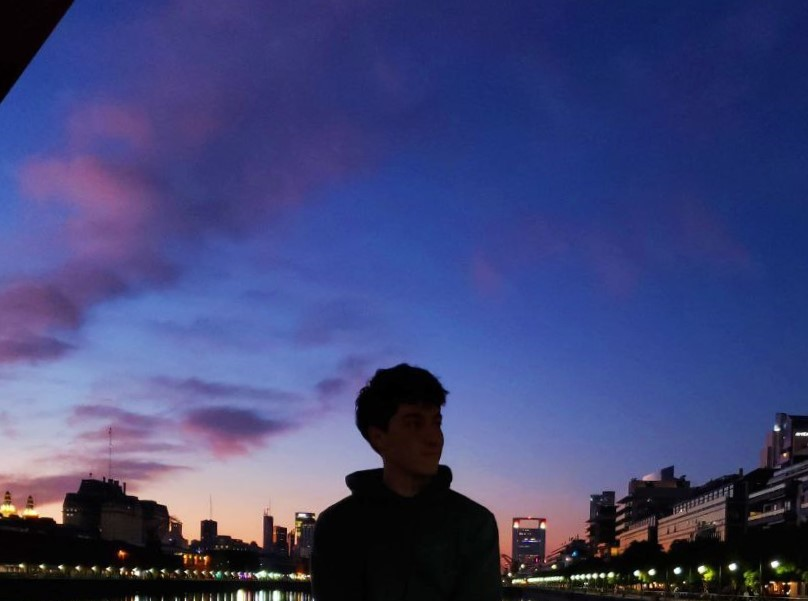
#> input picture data/image4.jpg, 808 x 601 px, found by its file name
$ python bit_plane_image.py
#> lines starting #> are read from the running program, lines starting #| are printed output that depends on the picture
import numpy as np
from PIL import Image

# Cargar imagen RGB
img = Image.open("image4.jpg").convert("RGB")
#> img is the input picture: PIL image 808x601 RGB; mean R, G, B 65, 69.7, 120.5
arr = np.array(img, dtype=np.uint8)

channels = ["R", "G", "B"]

for i, ch in enumerate(channels):
    # Extraer LSB del canal i
    lsb = arr[:, :, i] & 1          # 0 o 1

    # Convertir a imagen visible (0 negro, 255 blanco)
    lsb_img = (lsb * 255).astype(np.uint8)

    # Guardar imagen
    Image.fromarray(lsb_img, mode="L").save(f"bitplane4_{ch}.png")
#> this loop made 3 passes
#> pass 1, `lsb = arr[:, :, i] & 1`:
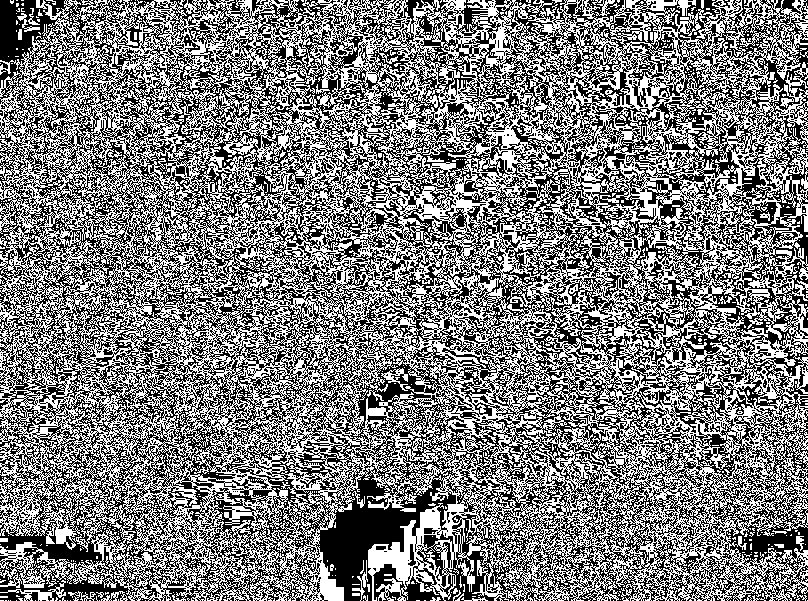
#> lsb: shape (601, 808); values 0 (black) and 1 (white), 49.1% white in thin lines or dots
#> pass 2, `lsb = arr[:, :, i] & 1`:
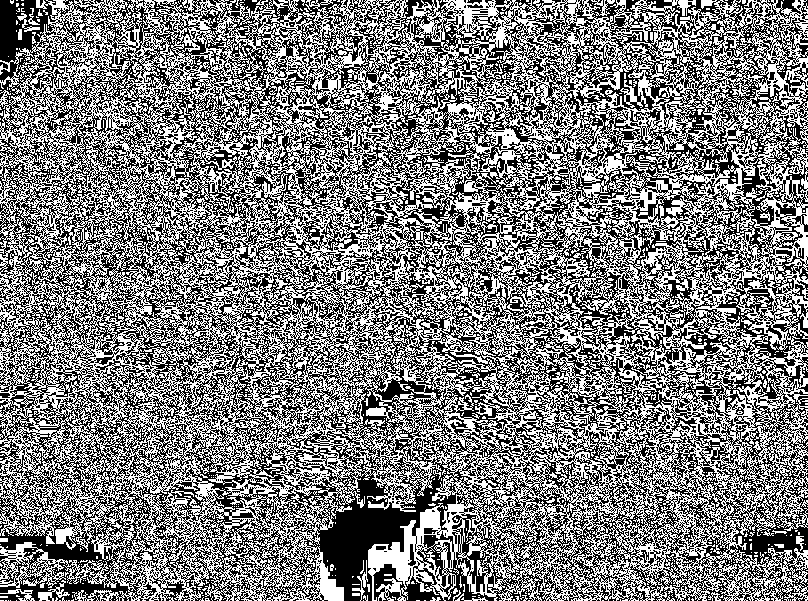
#> lsb: shape (601, 808); values 0 (black) and 1 (white), 49.2% white in thin lines or dots
#> after the loop:
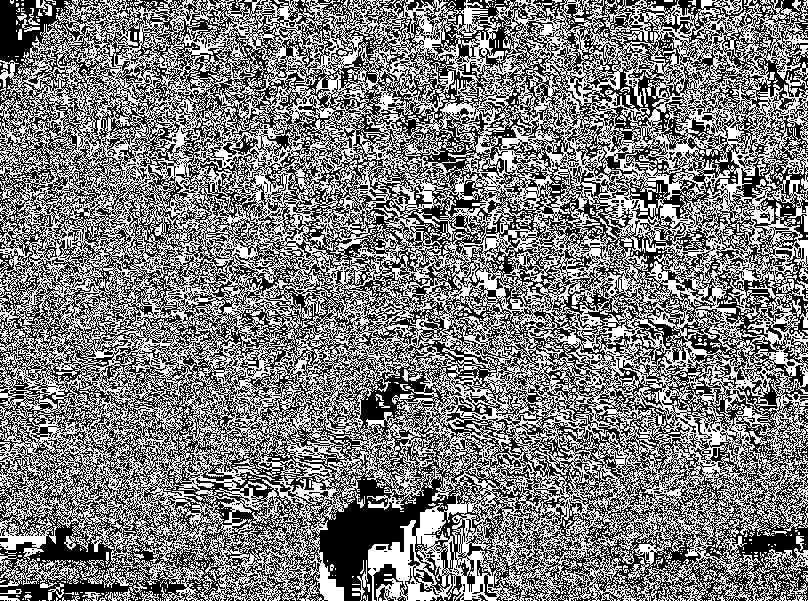
#> lsb_img: shape (601, 808); 48.9% white in thin lines or dots

$ run again, with data/image2.jpg copied over data/image4.jpg
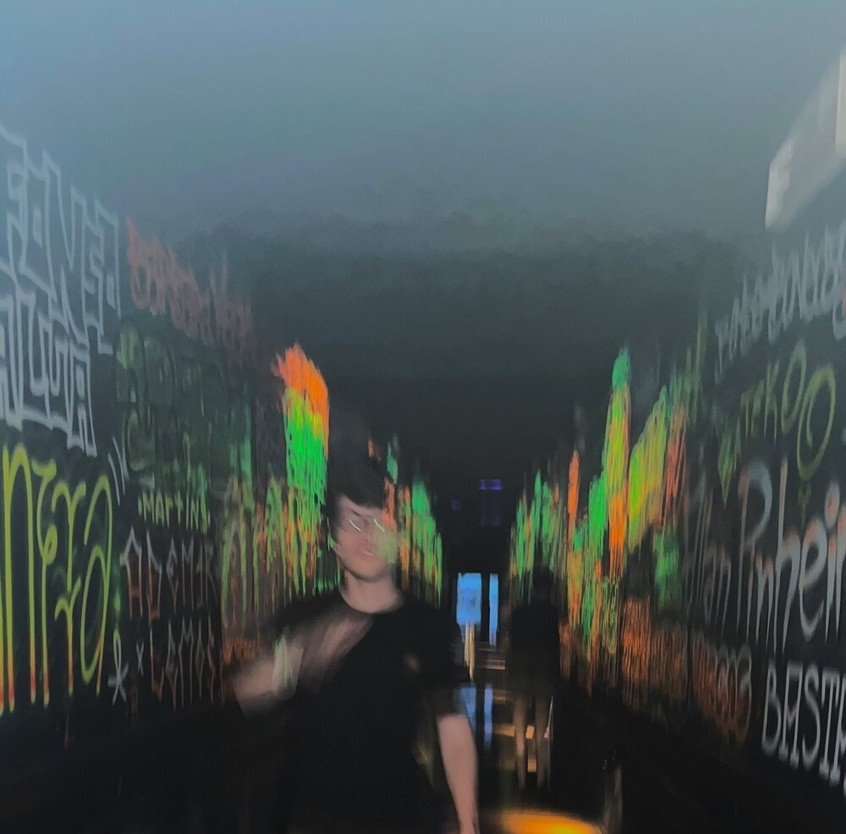
#> input picture data/image2.jpg, 846 x 834 px, shrunk from 1000 x 985 before the run, found by its file name
#> img is the input picture: PIL image 846x834 RGB; mean R, G, B 74.6, 86.1, 86.4
#> the loop `for i, ch in enumerate(channels):` made 3 passes
#> pass 1, `lsb = arr[:, :, i] & 1`:
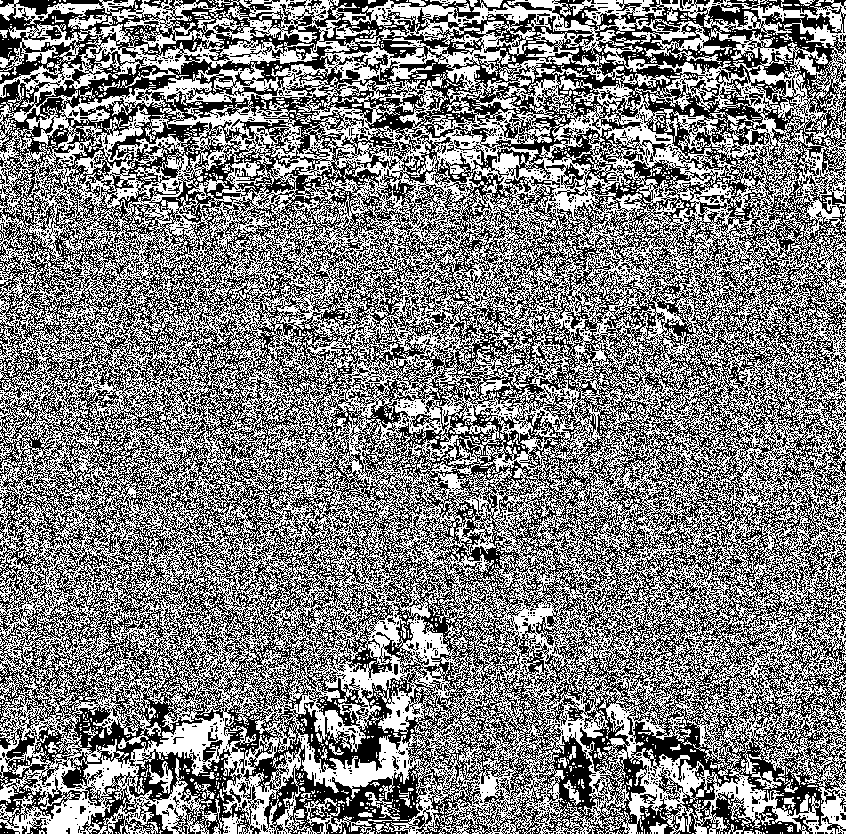
#> lsb: shape (834, 846); values 0 (black) and 1 (white), 50.2% white; black in thin lines or dots
#> after the loop `for i, ch in enumerate(channels):`:
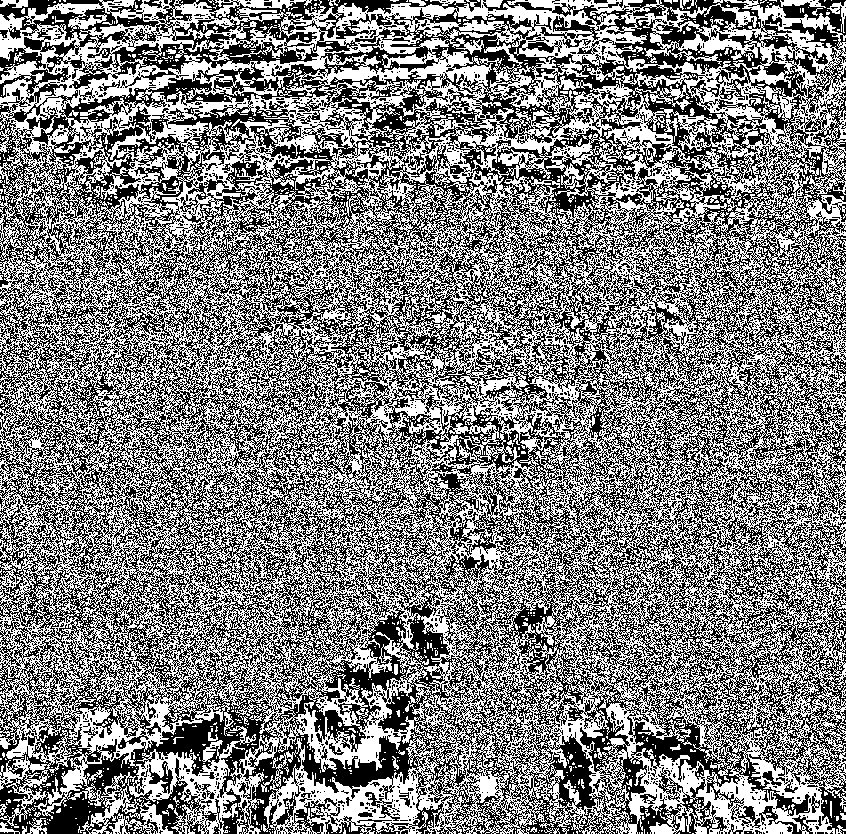
#> lsb_img: shape (834, 846); 50.1% white; black in thin lines or dots

$ run again, with data/image3.png saved as data/image4.jpg
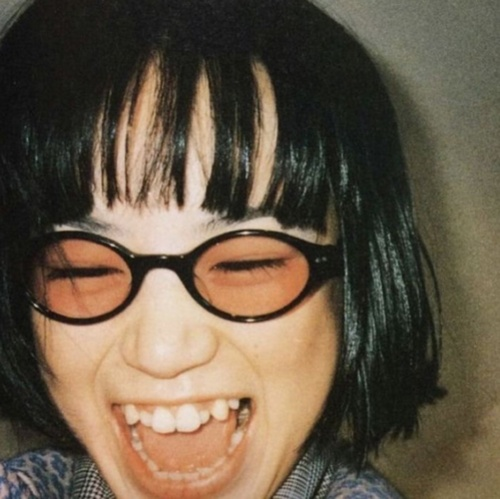
#> input picture data/image3.png, 500 x 499 px, found by its file name
#> img is the input picture: PIL image 500x499 RGB; mean R, G, B 101.5, 87.9, 70.3
#> the loop `for i, ch in enumerate(channels):` made 3 passes
#> pass 1, `lsb = arr[:, :, i] & 1`:
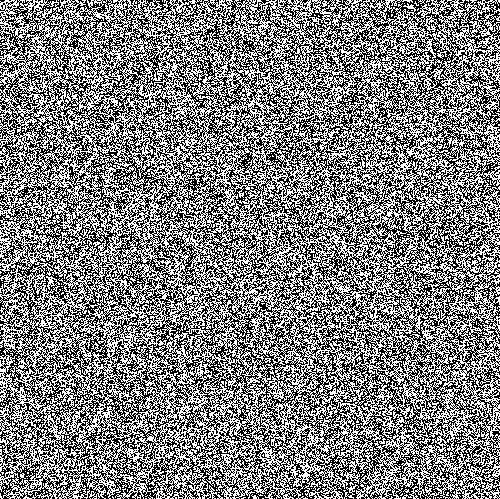
#> lsb: shape (499, 500); values 0 (black) and 1 (white), 49.9% white in thin lines or dots
#> after the loop `for i, ch in enumerate(channels):`:
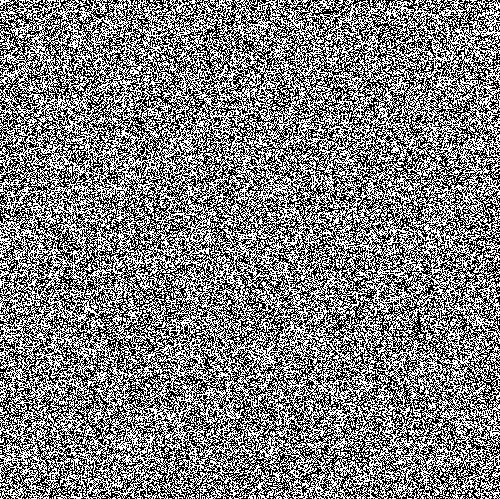
#> lsb_img: shape (499, 500); 49.9% white in thin lines or dots
